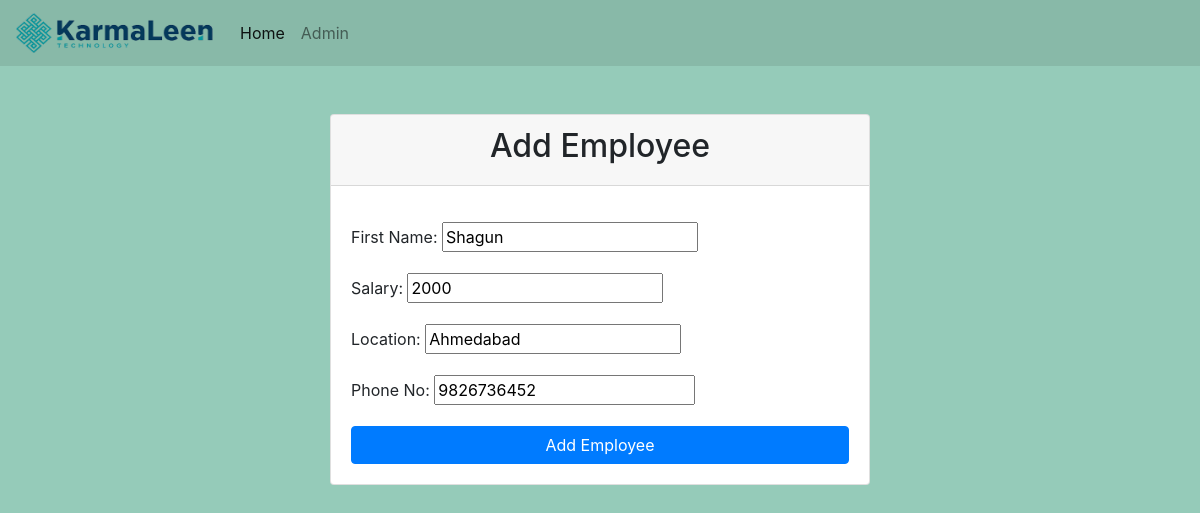
The app's page /update/1/ with its own data.
### employee_management/models.py (models this page shows, shortened)
class Employee(models.Model):
    gender_choices=[("F","Female"),("M","Male"),("O","Others")]
    Employee_Id=models.IntegerField(primary_key=True)
    First_Name=models.CharField(max_length=256)
    Last_Name=models.CharField(max_length=256)
    Gender=models.CharField(max_length=1,choices=gender_choices)
    Salary=models.PositiveIntegerField()
    Department=models.ForeignKey(Department,on_delete=models.CASCADE)
    Position=models.ForeignKey(Position,on_delete=models.CASCADE)
    Location=models.CharField(max_length=256)
    Phone_No=models.BigIntegerField()
    Date_Of_Joining=models.DateField()
    permission=models.ManyToManyField(Permission)

### employee_management/views.py (the view)
# urls.py: path("update/<int:pk>/",views.EmployeeUpdateView.as_view(),name="update"),
class EmployeeUpdateView(UpdateView):
    fields=("First_Name","Salary","Location","Phone_No")
    model=Employee

### templates/employee_management/employee_form.html (shortened to what this page needs)
{% extends "employee_management/base.html" %}
{% block 'body_block' %}
    <div class="container mt-5">
        <div class="row justify-content-center">
            <div class="col-md-6">
                <div class="card">
                    <div class="card-header">
                        <h2 class="text-center">Add Employee</h2>
                    </div>
                    <div class="card-body">
                        <form method="POST" action="">
                            <div class="form-group">
                                {{ form.First_Name.label_tag }}
                                {{ form.First_Name }}
                            </div>
                            <div class="form-group">
                                {{ form.Salary.label_tag }}
                                {{ form.Salary }}
                            </div>
                            <div class="form-group">
                                {{ form.Location.label_tag }}
                                {{ form.Location }}
                            </div>
                            <div class="form-group">
                                {{ form.Phone_No.label_tag }}
                                {{ form.Phone_No }}
                            </div>
                            <input type="submit" class="btn btn-primary btn-block" value="Add Employee">
                        </form>
                    </div>
                </div>
            </div>
        </div>
    </div>
{% endblock 'body_block' %}

### records on screen
Employee: First_Name "Shagun", Salary "2000", Location "Ahmedabad", Phone_No "9826736452"
